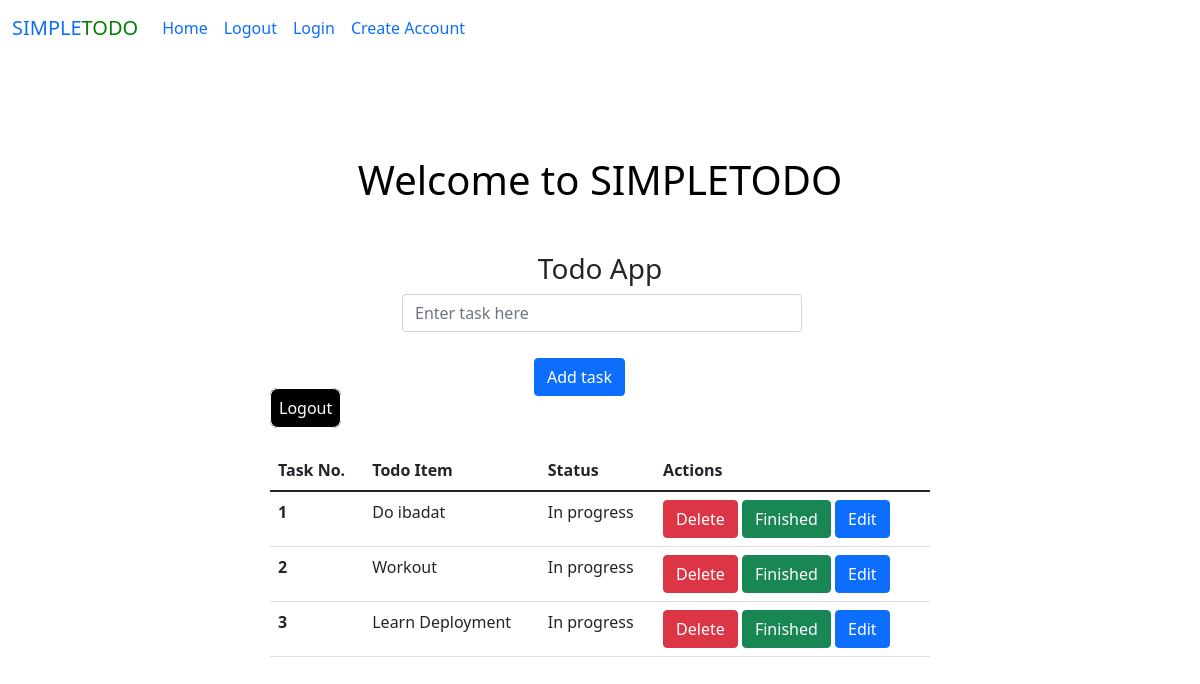
/home/ (signed in), run on the app's committed database.
### todoapp/models.py (models this page shows, shortened)
class todo(models.Model):
    user = models.ForeignKey(User, on_delete=models.CASCADE)
    todo_name = models.CharField(max_length = 1000)
    status = models.BooleanField(default=False)

### todoapp/views.py (the view)
# urls.py: path('home/',views.home, name='home-page'),
@login_required
def home(request):
    if request.method == "POST":
        task = request.POST.get('task')
        new_todo = todo(user=request.user, todo_name = task)
        new_todo.save()
    todo_list = todo.objects.filter(user=request.user)
    context = {
        'todos': todo_list
    }
    return render(request, 'todoapp/homepage.html', context)

### todoapp/templates/todoapp/homepage.html (shortened to what this page needs)
<!DOCTYPE html>
<html lang="en">
{% extends 'todoapp/base.html' %}
  {% block content %}
  <div style="display: flex; align-items: center; justify-content: center; margin-bottom: 100px;">
    <div style="height:400px; width: 700px; background: white; padding: 20px 20px;">
      <div>
          <h3 style="text-align: center;">Todo App</h3>
          <form method="POST">
              <div class="mb-3">
              <input name="task" type="text" style="width: 400px; margin-left: 20%;"  class="form-control" id="exampleInputEmail1" aria-describedby="emailHelp"placeholder="Enter task here">
              </div>
              <button type="submit" style="margin-left: 40%; margin-top: 10px;" class="btn btn-primary">Add task</button>
            </form>
      </div>
      <div>
        {% if user.is_authenticated %}
          <a style="text-decoration: none; color:white; padding: 8px 8px; background: black; border: 0.5px white solid; border-radius: 8px;" href="{% url 'logout-user' %}">Logout</a>
        {% else %}
        <button class="btn btn-primary">
          <a  style="text-decoration: none;" href="{% url 'login' %}">Login</a>
        </button>
        {% endif %}
      </div>
      <table class="table" style="margin-top: 30px;">
          <thead>
            <tr>
              <th scope="col">Task No.</th>
              <th scope="col">Todo Item</th>
              <th scope="col">Status</th>
              <th scope="col">Actions</th>
            </tr>
          </thead>
          <tbody>
            {% for tasks in todos %}
            <tr>
              <th scope="row">{{forloop.counter}}</th>
              <td>{{tasks.todo_name}}</td>
              {% if tasks.status == True %}
              <td>Completed</td>
              {% else %}
              <td>In progress</td>
              {% endif %}
              <td>
                <a href="{% url 'delete' tasks.todo_name %}"><button class="btn btn-danger">Delete</button></a>
                <a href="{% url 'update' tasks.todo_name %}"><button class="btn btn-success">Finished</button></a>
                <a href="{% url 'edit' tasks.todo_name %}"><button class="btn btn-primary">Edit</button></a>
              </td>
            </tr>
            {% endfor %}
          </tbody>
        </table>
  </div>
  </div>
  {% endblock %}

### data on the page
todo: todo_name "Do ibadat", status "In progress"
todo: todo_name "Workout", status "In progress"
todo: todo_name "Learn Deployment", status "In progress"
